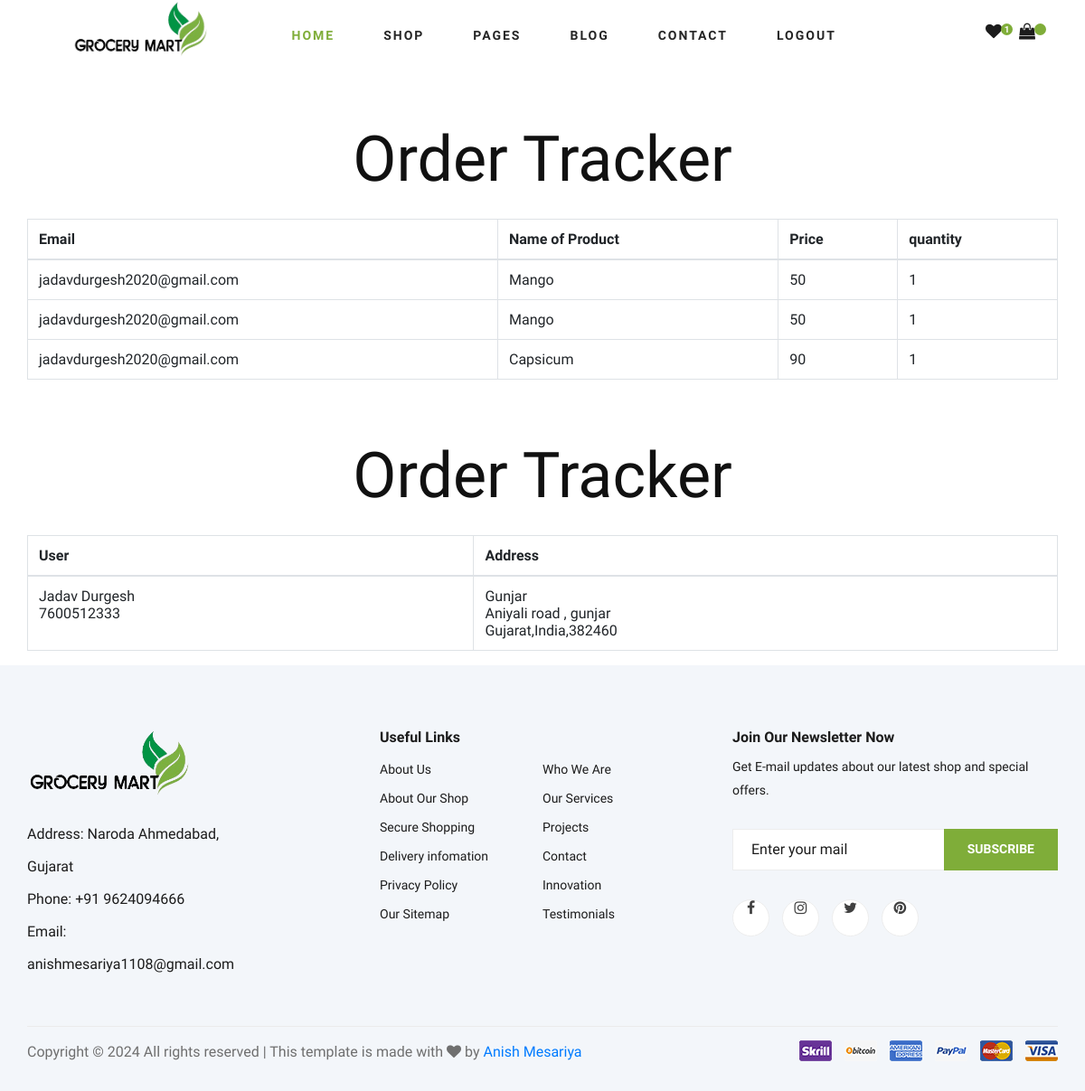
The page /order (signed in) on the database its author committed.
### myapp/models.py (models this page shows)
class Order(models.Model):
    user_id = models.ForeignKey(User,on_delete=models.CASCADE)
    name = models.CharField(max_length=30)
    qty = models.IntegerField()
    price = models.IntegerField()

class User(models.Model):
    email = models.CharField(max_length=50)
    password = models.CharField(max_length=50)
    otp = models.IntegerField(default=1234)
    def __str__(self):
        return self.email

class Address(models.Model):
    user_id = models.ForeignKey(User,on_delete=models.CASCADE)
    first_name = models.CharField(max_length=15)
    last_name = models.CharField(max_length=15)
    user_name = models.CharField(max_length=10)
    email = models.EmailField()
    address = models.TextField()
    address_2 = models.TextField()
    country = models.CharField(max_length=10)
    state = models.CharField(max_length=10)
    pincode = models.IntegerField()
    list = models.TextField()

### myapp/views.py (the view)
# urls.py: path('order', views.order, name='order'),
def order(request):
    uid = User.objects.get(email = request.session['email'])
    oid = Order.objects.filter(user_id=uid)
    aid = Address.objects.filter(user_id=uid)
    did = Add_to_cart.objects.all().delete()
    con = {
        'oid' : oid,
        'aid' : aid,
    }
    return render(request,"myapp/order.html",con)

### myapp/templates/myapp/order.html
{% extends 'myapp/index.html' %}
{% load static %}
{% block content %}
    <div class="container mt-5">
        <h1 class="text-center mb-4">Order Tracker</h1>
        <div class="table-responsive">
            <table class="table table-bordered">
                <thead>
                    <tr>
                        <th>Email</th>
            <th>Name of Product</th>
            <th>Price</th>
            <th>quantity</th>
          </tr>
        </thead>
        <tbody>
          {% for i in oid %}
          <tr>
              <td>{{i.user_id}}</td>
              <td>{{i.name}}</td>
            <td>{{i.price}}</td>
            <td>{{i.qty}}</td>
          </tr>
          {% endfor %}
        </tbody>
      </table>
    </div>
</div>
  <div class="container mt-5">
    <h1 class="text-center mb-4">Order Tracker</h1>
    <div class="table-responsive">
      <table class="table table-bordered">
        <thead>
          <tr>
            <th>User</th>
            <th>Address</th>
          </tr>
        </thead>
        <tbody>
         {% for i in aid %}
          <tr>
              <td>{{i.first_name}} {{i.last_name}} <br> {{i.user_name}} </td>
              <td>{{i.address}} <br> {{i.address_2}} <br>{{i.state}},{{i.country}},{{i.pincode}}</td>
          </tr>
          {% endfor %}
        </tbody>
      </table>
    </div>
  </div>
  {% endblock %}

### myapp/static/css/style.css (style rules this page uses)
html, body { height: 100%; font-family: "Cairo", sans-serif; -webkit-font-smoothing: antialiased; font-smoothing: antialiased; }
h1, h2, h3, h4, h5, h6 { margin: 0; color: #111111; font-weight: 400; font-family: "Cairo", sans-serif; }
h1 { font-size: 70px; }
@media only screen and (min-width: 1200px) { .container { max-width: 1170px; } }

### rows shown on the page
Order: user_id "jadavdurgesh2020@gmail.com", name "Mango", price "50", qty "1"
Order: user_id "jadavdurgesh2020@gmail.com", name "Mango", price "50", qty "1"
Order: user_id "jadavdurgesh2020@gmail.com", name "Capsicum", price "90", qty "1"
Address: first_name "Jadav", last_name "Durgesh", user_name "7600512333", address "Gunjar", address_2 "Aniyali road , gunjar", state "Gujarat", country "India", pincode "382460"
